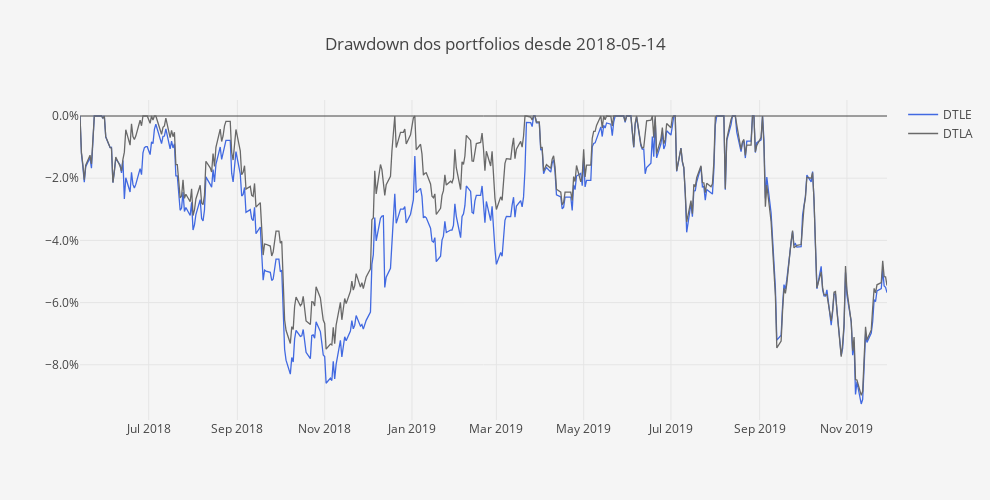

The notebook cell saved with this chart:
### Code cell
DD = compute_drawdowns(fundos)
DD = DD /100

layout = go.Layout(
    title='Drawdown dos portfolios desde ' + Begin,
    plot_bgcolor='#f5f5f5',
    paper_bgcolor='#f5f5f5',
    width=990,
    height=500,
    xaxis=dict(
        title='',
        showgrid=True,
        titlefont=dict(size=12),
    ),
    yaxis=dict(
        title='',
        showgrid=True,
        zeroline=True, # Adicionar ou não a zero line
        tickformat=".1%" # tickformat=".2%" se quiseres mais casas decimais
    ))

trace0 = go.Scatter(
    x = DD.index,
    y = DD.iloc[:, 0],
    name = fundos.columns[0],
    line = dict(
        color = 'royalblue',
        width = 1.3)
)

trace1 = go.Scatter(
    x = DD.index,
    y = DD.iloc[:, 1],
    name = fundos.columns[1],
    line = dict(
        color = 'dimgrey',
        width = 1.3)
)

data = [trace0, trace1]
        
fig = go.Figure(data=data, layout=layout)
py.iplot(fig)

### Figure 1 — Plotly figure (JSON) as saved in the notebook; plotly's stock layout.template omitted (floating-point values rounded to 4 significant figures; data arrays with more than 128 entries replaced by an {"elided": "..."} marker saying what was removed)
{"data": [{"line": {"color": "royalblue", "width": 1.3}, "name": "DTLE", "type": "scatter", "uid": "08399643-d2c8-4e2a-91c8-44c26affbcbe", "x": {"elided": "407 str values"}, "y": {"elided": "407 float values"}}, {"line": {"color": "dimgrey", "width": 1.3}, "name": "DTLA", "type": "scatter", "uid": "f8a12767-3ef7-4560-aa6a-39a0b0b7de81", "x": {"elided": "407 str values"}, "y": {"elided": "407 float values"}}], "layout": {"height": 500, "paper_bgcolor": "#f5f5f5", "plot_bgcolor": "#f5f5f5", "title": {"text": "Drawdown dos portfolios desde 2018-05-14"}, "width": 990, "xaxis": {"autorange": true, "range": ["2018-05-14", "2019-11-29"], "showgrid": true, "title": {"font": {"size": 12}, "text": ""}, "type": "date"}, "yaxis": {"autorange": true, "range": [-0.09775, 0.005145], "showgrid": true, "tickformat": ".1%", "title": {"text": ""}, "type": "linear", "zeroline": true}}}
